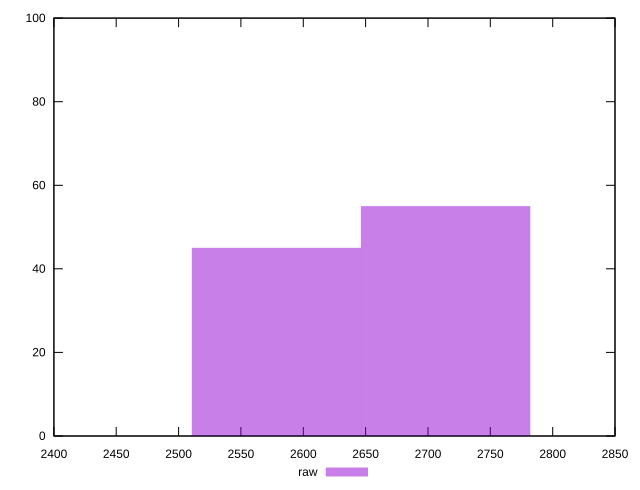

The script that saved this image:
reset
set terminal svg size 640, 490 enhanced background rgb 'white'
set output "reprap/speed-index/samples/pages+cached+noexternal/raw/histogram.svg"

$raw <<EOF
2578.427537849577 45
2714.134250367976 55
EOF

set key outside below
set boxwidth 135.7067125183988
set yrange [0:100]
set style fill transparent solid 0.5 noborder

plot \
  $raw title "raw" with boxes, \


reset
